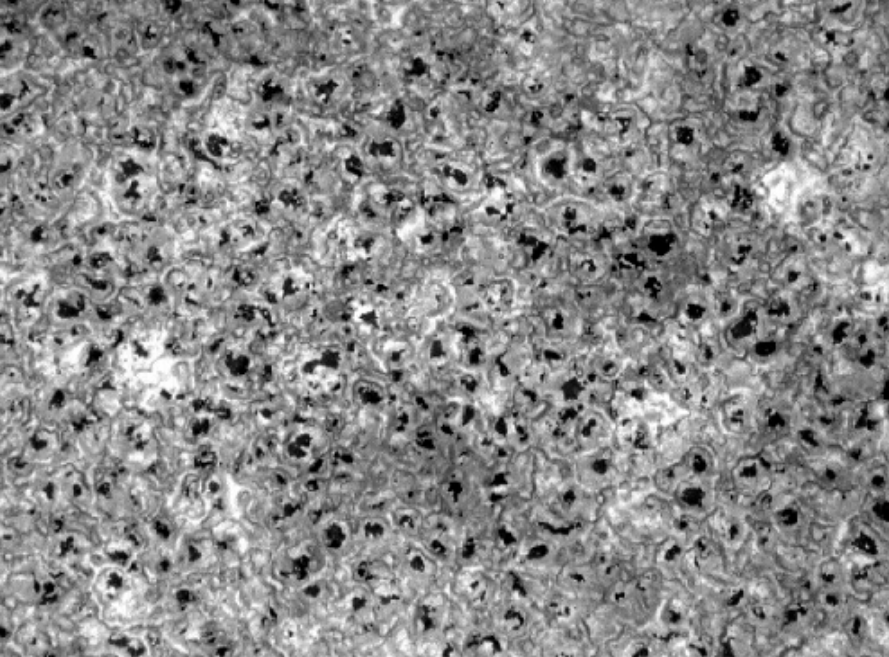
#> input picture Sahli method/asd.png, 889 x 657 px, found by its file name
$ python Minimum_error_method0.py
#> lines starting #> are read from the running program, lines starting #| are printed output that depends on the picture; after the words box and inside, x2 and y2 are one past the last pixel; in counts of white or black regions, pixels touching at a corner belong together; long printed decimals are rounded
import numpy as np
from scipy.optimize import curve_fit
import matplotlib.pyplot as plt
from tqdm import tqdm
import math
import cv2
np.seterr(divide='ignore',invalid='ignore')
#code
def get_hist(img_gray,l = 8):
    '''
    param : img_gray is a mat
            l is the bit of the image
    return : histogram of img_gray
    '''
    hist, bins = np.histogram(img_gray.ravel(), bins=2**l, range=(0, 2**l))
    p = hist/sum(hist)
    return p

def get_pixels(img_gray,l = 8):
    '''
    param : img_gray is a mat
            l is the bit of the image
    return : number for each gray
    '''
    hist, bins = np.histogram(img_gray.ravel(), bins=2**l, range=(0, 2**l))
    pixel = hist
    return pixel


def G(u,std_dev,z):
    '''std_dev and u are constant'''
    res = 1 / (std_dev * 2**0.5 * np.pi ** 0.5) * np.exp(- (z - u)**2 / (2 * std_dev**2))
    return res

def F(a,b,c,d,z):
    '''a b c d are constant
    "a" is a normalization parameter
    '''
    res = a * np.exp( ((z - b) / c)**2 ) * np.log(1 + np.exp(0.1 *(z - d)))
    return res

def h(z, u,std_dev, a,b,c,d ,C1):
    '''z is var
        Other variables are constants that need to be estimated.
        C1 is A*
        C2 is no need to estimate ,C2 is 1 - A*
    '''
    C2 = 1 - C1
    res = C1 * G(u,std_dev,z) + C2 * F(a,b,c,d,z)
    return res


def Sahli_etal_2018(img_gray,l = 8):
    '''
    method: Minimum_error_method - Sahli_etal_2018
    param : img_gray mat
            l is the bit of the image
    return: k(threshold) and binary_image_mat
    '''
    # Reference:paper [1]
    # Begin  ###################################################
    # Get the histogram of img_gray
    p = get_hist(img_gray,l)
    pixels = get_pixels(img_gray,l)
    # A_star_list     = [sum(pixels[0:k+1])/sum(pixels) for k in range(2**l)]
    # Sub_A_star_list = [1 - A_star for A_star in A_star_list]
    ydata = p.copy() # h(z) is ydata
    xdata = [i for i in range(len(ydata))]
    ''' u:[0,255], std_dev:[0:255],a:[0:np.inf],b:[0:255],c:[0:255],d:[-np.inf:+np.inf] ,C1:[0:1]'''
    param_bounds=([ 0,0,0,0,0,-np.inf,0],[255,255,np.inf,255,255,np.inf,1])

    popt, pcov = curve_fit(h, xdata, ydata,bounds=param_bounds,maxfev = 10000)

    for i,ch in enumerate( ['u','std_dev', 'a','b','c','d' ,'C1']) :
        print(f"{ch}: {popt[i]}")

    u,std_dev,a,b,c,d ,C1 = popt
    C2 = 1 - C1
    y1  = [h(z, *popt) for z in xdata]  #直方图拟合后的y值
    y_G = [G(u,std_dev,z)*C1 for z in xdata]  #前景的图线
    y_F = [F(a,b,c,d,z)*C2 for z in xdata]  #背景的图线
    plt.plot(xdata,y_G,"g")              #绘制前景图线
    plt.plot(xdata,y_F,"black")        #绘制背景图线
    plt.plot(xdata, y1, 'r')           #直方图拟合的图线
    plt.plot(xdata, ydata , "b")     #原始直方图
    plt.legend(labels=["target","background","histgram"],loc="lower right",fontsize=10)
    plt.grid()
    plt.show()


    k = 242
    _ , binary = cv2.threshold(img_gray, k, 2**l - 1, cv2.THRESH_BINARY)
    # binary = cv2.bitwise_not(binary)
    return k,binary


if __name__ == "__main__":
    # img_concat_RGB_and_Binary(1)
    path = r"Sahli method\asd.png"
    img = cv2.imread(path)
#> img is the input picture: shape (657, 889, 3); min 0, max 255, mean 137.1
    # img = cv2.resize(img,(400,400))
    gray_img = cv2.cvtColor(img,cv2.COLOR_BGR2GRAY)
    ret,b  = Sahli_etal_2018(gray_img)
#> in get_hist, `hist, bins = np.histogram(img_gray.ravel(), bins=2**l, range=(0, 2**l))`: hist = 256 values, max 6126 at index 147, min 4 at index 255, mean 2281.5; bins = 257 values from 0 to 256
#> in get_hist, `p = hist/sum(hist)`: p = 256 values, max 0.0105 at index 147, min 6.85e-06 at index 255, mean 0.00391
#> in get_pixels, `hist, bins = np.histogram(img_gray.ravel(), bins=2**l, range=(0, 2**l))`: bins = 257 values from 0 to 256
#> in get_pixels, `pixel = hist`: pixel has the same summary as hist in get_hist
#> in Sahli_etal_2018, `pixels = get_pixels(img_gray,l)`: pixels has the same summary as hist in get_hist
#> in Sahli_etal_2018, `ydata = p.copy()`: ydata has the same summary as p in get_hist
#> in Sahli_etal_2018, `xdata = [i for i in range(len(ydata))]`: xdata = 256 values from 0 to 255
#> in Sahli_etal_2018, `popt, pcov = curve_fit(h, xdata, ydata,bounds=param_bounds,maxfev = 10..`: popt = [141.2, 36.9, 0.18, 255, 49.42, 280.8, 0.944]
#> the loop in Sahli_etal_2018, `for i,ch in enumerate( ['u','std_dev', 'a','b','c','d' ,'C1']) :` made 7 passes
#| u: 141.204
#| std_dev: 36.905
#| a: 0.18
#| b: 254.992
#| c: 49.416
#| d: 280.821
#| C1: 0.9439
#> in Sahli_etal_2018, `u,std_dev,a,b,c,d ,C1 = popt`: u = 141.2; std_dev = 36.9; a = 0.18; b = 255; c = 49.42; d = 280.8; C1 = 0.944
#> in Sahli_etal_2018, `C2 = 1 - C1`: C2 = 0.0561
#> in Sahli_etal_2018, `y1  = [h(z, *popt) for z in xdata]`: y1 = 256 values, max 0.0102 at index 141, min 0.000238 at index 31, mean 0.00381
#> in Sahli_etal_2018, `y_G = [G(u,std_dev,z)*C1 for z in xdata]`: y_G = 256 values, max 0.0102 at index 141, min 6.76e-06 at index 0, mean 0.00368
#> in Sahli_etal_2018, `y_F = [F(a,b,c,d,z)*C2 for z in xdata]`: y_F = 256 values, max 0.00236 at index 0, min 1.7e-06 at index 133, mean 0.000132
#> in Sahli_etal_2018, `plt.show()`:
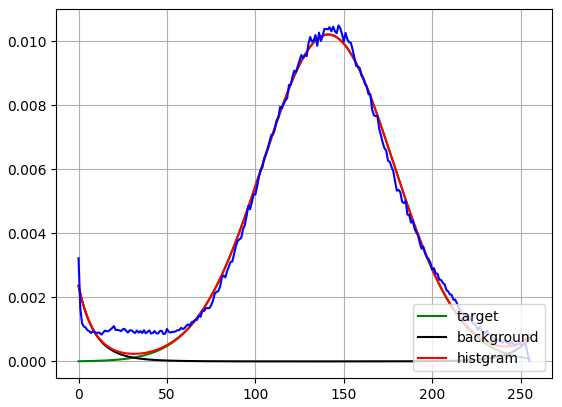
#> figure drawn by matplotlib, 1 panel; curve peaks at x = 141, y = 0.0102; curve peaks at x = 0, y = 0.00236; curve peaks at x = 141, y = 0.0102
#> in Sahli_etal_2018, `_ , binary = cv2.threshold(img_gray, k, 2**l - 1, cv2.THRESH_BINARY)`:
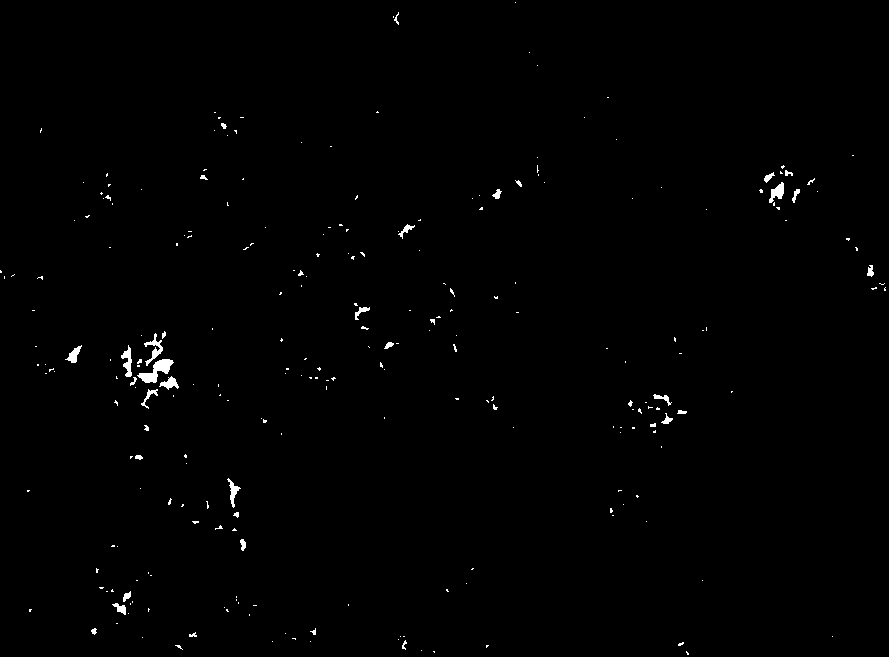
#> binary: shape (657, 889); 0.62% white; 255 white regions (219 under 20 px), largest, box (x1, y1, x2, y2) and area: (137, 359, 174, 383) 379, (144, 333, 163, 366) 197, (121, 345, 132, 377) 180
#> ret = 242
    cv2.imshow(f"2:{ret}",b)
    print(f"thresh:{ret}")
#| thresh:242
    cv2.imshow("o",img)
    cv2.waitKey(0)

'''
#References:
[1] A Revisit of Various Thresholding Methods for Segmenting the Contact Area Images

#log:

'''
